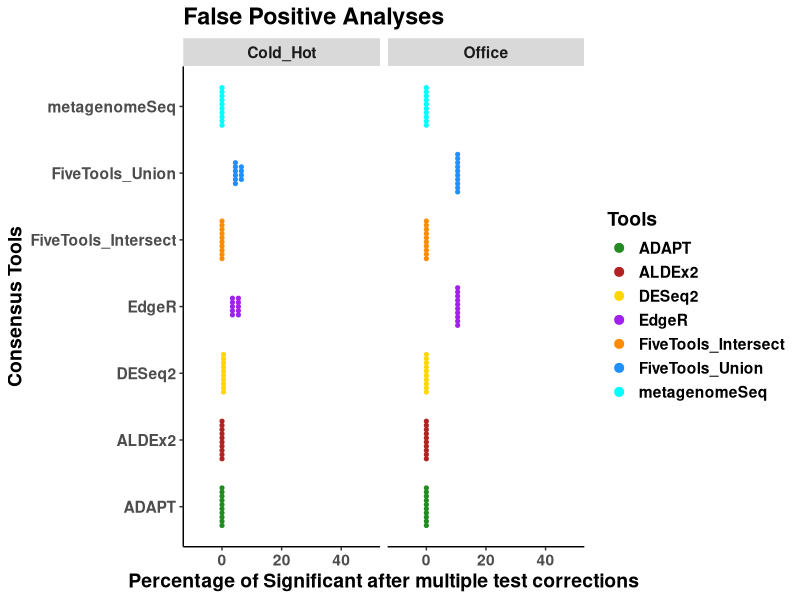
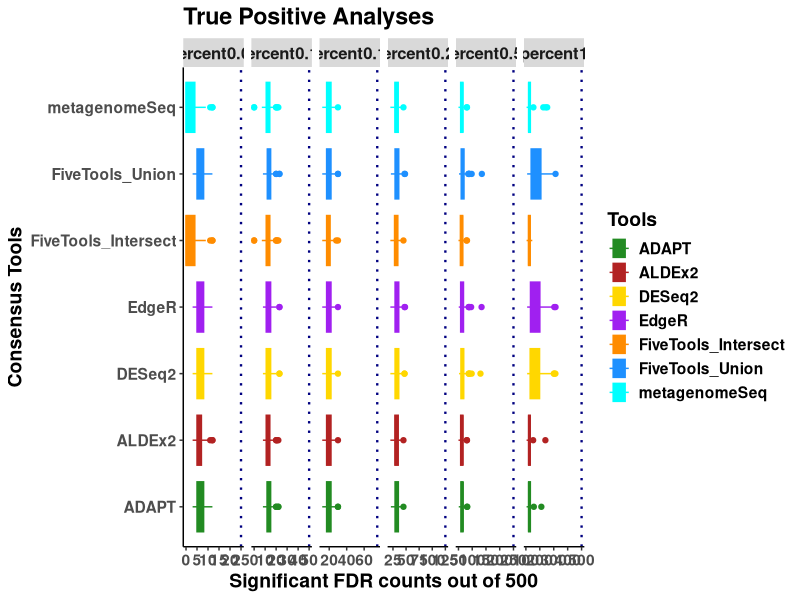
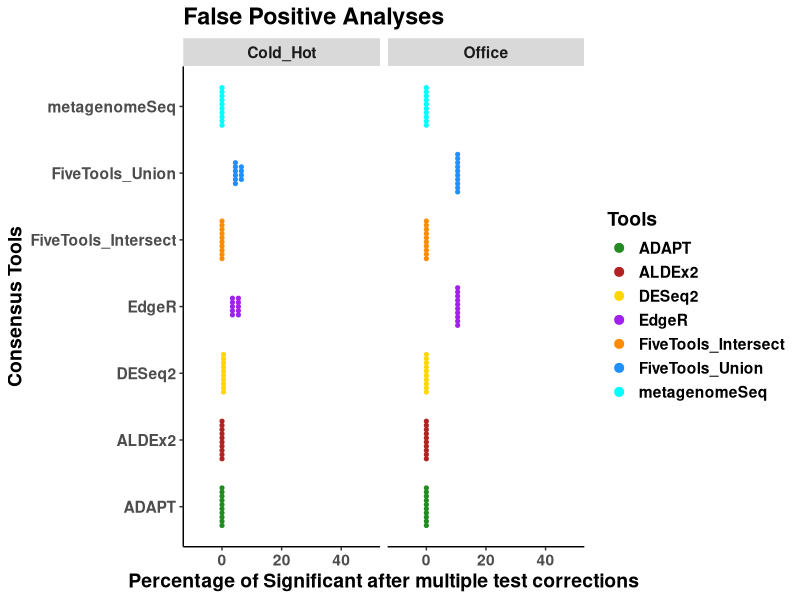
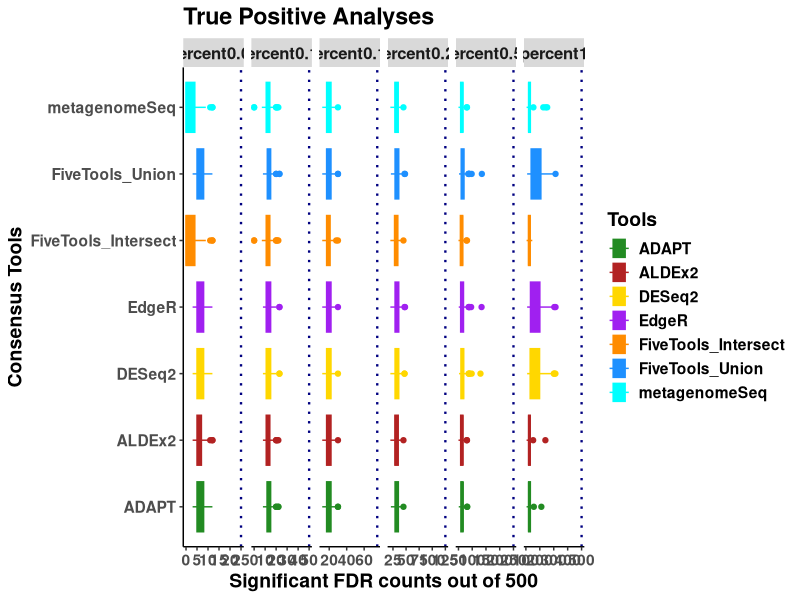

Here is the R script that generated these plots, in order:
############### Figure 4a ##################

# Load the packages
library(ggplot2)

############### Number of significant DAs from each tools #########
cold_hot_Office <-  read.table(file = "./Data/Cold_hot_Office_FP_Data.txt", sep = "\t", header = TRUE)

cold_hot_Office$Tools
cold_hot_Office$Tools_Values

fig4a <- ggplot(cold_hot_Office, aes(x = Tools_Values, y = Tools, color = Tools, fill = Tools)) +
  geom_dotplot(binwidth = 2, stackdir = "center", dotsize = 0.7) +  # Set binwidth
  scale_color_manual(values = c("forestgreen", "firebrick", "gold", "purple", "darkorange", 
                                "dodgerblue",  "cyan", 
                                "magenta", "black")) +
  scale_fill_manual(values = c("forestgreen", "firebrick", "gold", "purple", "darkorange", 
                               "dodgerblue",  "cyan", 
                               "magenta", "black")) +
  scale_x_continuous(limits = c(-10, 50)) +
  theme(
    panel.background = element_blank(),  # Remove background
    panel.grid.major = element_blank(),  # Remove major gridlines
    panel.grid.minor = element_blank(),  # Remove minor gridlines
    text = element_text(size = 14, colour = "black", face = "bold"),
    axis.line = element_line(color = "black")  # Black x and y axis lines
  ) +
  labs(
    title = "False Positive Analyses",
    x = "Percentage of Significant after multiple test corrections",
    y = "Consensus Tools"
  ) +
  facet_grid(~ Group)

fig4a

ggsave("fig4a.pdf",  fig4a = fig4a, width = 15, height = 10)


############### Figure 4b ##################


############### Number of significant DAs from each tools output of simulation data #########

spike10_simulation <-  read.table(file = "./Data/spike10_simulation_TP_Data.txt", sep = "\t", header = TRUE)


# Define group-specific max values and x-axis limits
group_specs <- data.frame(
  Group = unique(spike10_simulation$Group),  # Adjust to match your group names
  max_value = c(40, 60, 90, 140, 270, 500)
  #  x_limit = c(45, 65, 95, 145, 275, 505)  # Slightly higher than max for better visualization
)

unique(spike10_simulation$Group)

# Define dotted lines for each group based on their scale
group_dotted_lines <- data.frame(
  Group = rep(unique(spike10_simulation$Group), times = c(1, 1, 1, 1, 1, 1)),  # Different number of lines per group
  line_pos = c(
    # Group 1 (max 40): lines at 10, 25, 40
    25,
    # Group 2 (max 60): lines at 15, 30, 50
    50,
    # Group 3 (max 90): lines at 25, 50, 75
    75,
    # Group 4 (max 140): lines at 25, 50, 75, 125
    125,
    # Group 5 (max 270): lines at 50, 100, 150, 200, 250
    250,
    # Group 6 (max 500): lines at 100, 200, 300, 400, 500
    500
  )
)

fig4b <- ggplot(spike10_simulation, aes(x = Tools_Values, y = Tools, color = Tools, fill = Tools)) +
  # Add dotted vertical lines (different per group)
  geom_vline(data = group_dotted_lines, aes(xintercept = line_pos), 
             linetype = "dotted", color = "navyblue", size = 0.8) +
  
  # Add max value vertical lines
  # geom_vline(data = group_specs, aes(xintercept = max_value), 
  #           linetype = "dashed", color = "red", size = 1.2) +
  
  geom_boxplot() +
  
  
  scale_color_manual(values = c("forestgreen", "firebrick", "gold", "purple", "darkorange", 
                                "dodgerblue", "cyan", 
                                "magenta", "black")) +
  scale_fill_manual(values = c("forestgreen", "firebrick", "gold", "purple", "darkorange", 
                               "dodgerblue",  "cyan", 
                               "magenta", "black")) +
  
  # No global scale_x_continuous - let each facet scale independently
  theme(
    panel.background = element_blank(),
    panel.grid.major = element_blank(),
    panel.grid.minor = element_blank(),
    axis.line = element_line(color = "black"),
    text = element_text(size = 14, colour = "black", face = "bold"),
    strip.text = element_text(size = 12, face = "bold")
  ) +
  labs(
    title = "True Positive Analyses",
    x = "Significant FDR counts out of 500",
    y = "Consensus Tools"
  ) +
  # Key change: scales = "free_x" allows different x-axis scales per group
  facet_grid(~ Group, scales = "free_x")

fig4b

ggsave("fig4b.pdf",  plot = fig4b, width = 15, height = 10)
